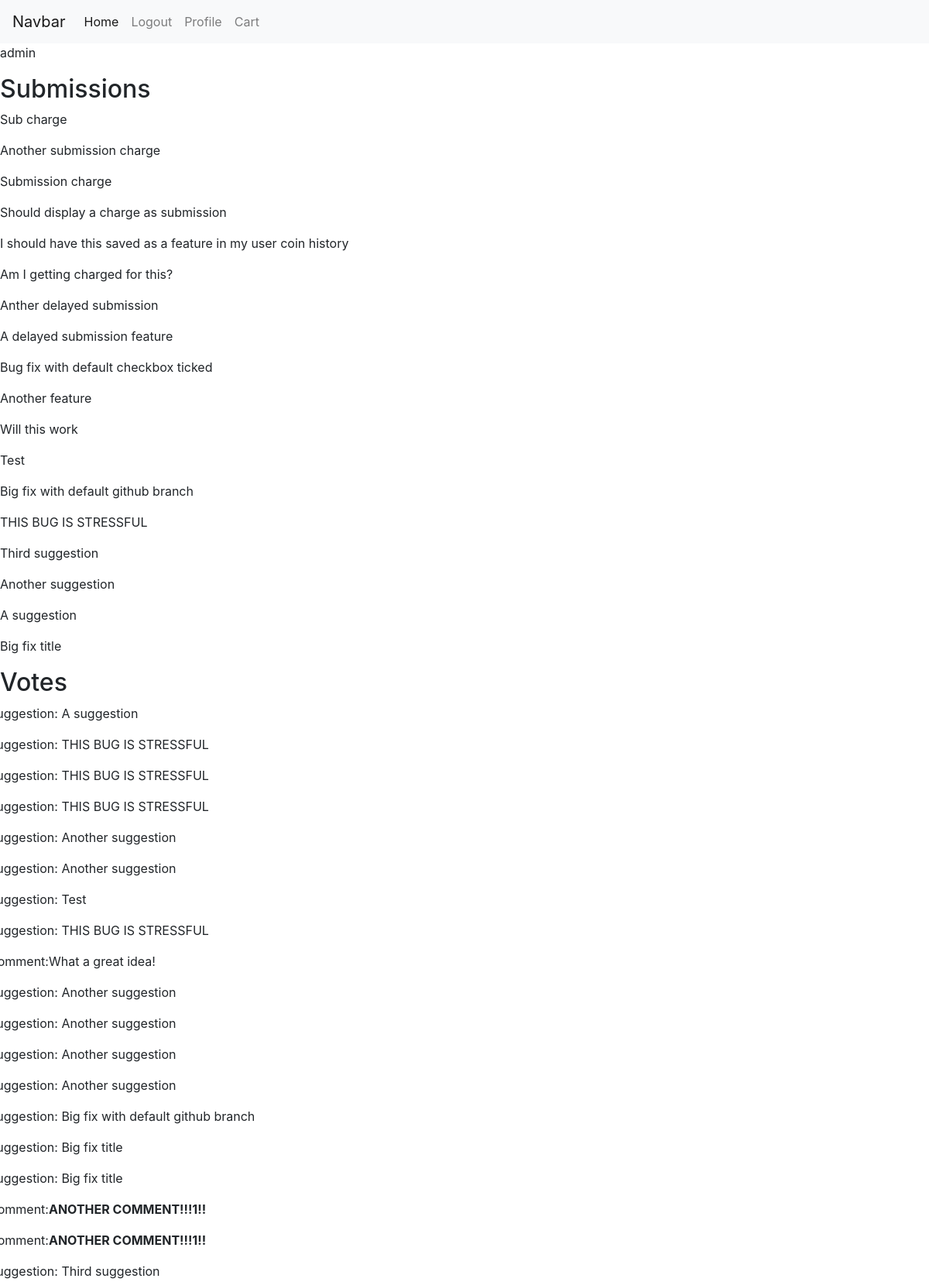
/user/1 (signed in, upper part), run on the app's committed database.
### accounts/models.py (models this page shows)
class User(AbstractUser):
    USERNAME_FIELD = "email"
    email = models.EmailField(('email address'), blank=False, unique=True)
    REQUIRED_FIELDS = []
    def __str__(self):
        return self.username

### usersuggestions/models.py (models this page shows, shortened)
class Suggestion(models.Model):
    suggestion_choices = ((True, 'Feature'), (False, 'Bug Fix'))
    is_feature = models.BooleanField(blank=False, default=False, choices=suggestion_choices)
    user = models.ForeignKey(User, null=False, on_delete=models.PROTECT)
    title = models.CharField(max_length=200, blank=False)
    details = RichTextUploadingField()
    date_time = models.DateTimeField(auto_now_add=True)
    delay_submission = models.BooleanField(null=False, blank=True, default=False)

class Upvote(models.Model):
    user = models.ForeignKey(User, null=False, on_delete=models.PROTECT)
    suggestion = models.ForeignKey(Suggestion, null=True, on_delete=models.CASCADE)
    comment = models.ForeignKey(Comment, null=True, on_delete=models.CASCADE)
    date_time = models.DateTimeField(auto_now_add=True)

class Comment(models.Model):
    user = models.ForeignKey(User, null=False, on_delete=models.PROTECT)
    suggestion = models.ForeignKey(Suggestion, null=False, on_delete=models.CASCADE)
    admin_page_comment= models.BooleanField(blank=False, default=False)
    comment = RichTextUploadingField()
    date_time = models.DateTimeField(auto_now_add=True)

### usersuggestions/views.py (the view)
# urls.py: url(r'^user/(?P<user_id>\d+)$', render_userpage, name='userpage'),
@login_required()
def render_userpage(request, user_id):
    user = get_object_or_404(User, id=user_id)
    if request.user == user:
        values = get_userpage_values(user)
        return render(request, "userpage.html", {"user": user, "favorites": values["favorites"],
            "votes": values["votes"], "purchases": values["purchases"],
            "coin_history": values["coin_history"], "suggestions" : values["suggestions"]
        })
    else:
        return redirect("home")

### market/cart.py (called while the page is built)
    def __len__(self):
        return sum(item['quantity'] for item in self.cart.values())

### market/contexts.py (called while the page is built)
def cart(request):
    return {'cart': Cart(request)}

### market/models.py (called while the page is built)
    def __str__(self):
        return self.name

    def __str__(self):
        return "{0}: {1}".format(self.user, self.coins_change)

### usersuggestions/helpers.py (called while the page is built)
def get_userpage_values(user):
    favorites = UserFavorites.objects.filter(user=user)
    votes =  Upvote.objects.filter(user=user).order_by("-date_time")
    purchases = Order.objects.filter(user=user).order_by("-date_time")
    coin_history = UserCoinHistory.objects.filter(user=user).order_by("-date_time")
    suggestions = Suggestion.objects.filter(user=user).order_by("-date_time")
    for purchase in purchases:
        purchase.items = OrderItem.objects.filter(order=purchase)
        purchase.total_cost = 0
        for item in purchase.items:
            purchase.total_cost += item.total_purchase_price
    values_dictionary = {"favorites": favorites, "purchases": purchases,
        "coin_history": coin_history, "votes": votes, "suggestions": suggestions
    }
    return values_dictionary

### usersuggestions/templates/userpage.html (shortened to what this page needs)
{% extends 'base.html' %}
{% block content %}
<p>{{ user }}</p>
<h2>Submissions</h2>
{% if suggestions|length == 0 %}
<p>You have not submitted any suggestions</p>
{% else %}
{% for suggestion in suggestions %}
<p>{{ suggestion.title }}</p>
{% endfor %}
{% endif %}
<h2>Votes</h2>
{% if votes|length == 0 %}
<p>You have not cast any votes</p>
{% else %}
{% for vote in votes %}
<div class="row">
{% if vote.suggestion %}
<p>Suggestion: {{ vote.suggestion.title }}</p>
{% else %}
<p>Comment: {{  vote.comment.comment|safe }}</p>
{% endif %}
</div>
{% endfor %}
{% endif %}
{% endblock %}

### data on the page
User: username "admin"
Suggestion: title "Sub charge"
Suggestion: title "Another submission charge"
Suggestion: title "Submission charge"
Suggestion: title "Should display a charge as submission"
Suggestion: title "I should have this saved as a feature in my user coin history"
Suggestion: title "Am I getting charged for this?"
Suggestion: title "Anther delayed submission"
Suggestion: title "A delayed submission feature"
Suggestion: title "Bug fix with default checkbox ticked"
Suggestion: title "Another feature"
Suggestion: title "Will this work"
Suggestion: title "Test"
Suggestion: title "Big fix with default github branch"
Suggestion: title "THIS BUG IS STRESSFUL"
Suggestion: title "Third suggestion"
Suggestion: title "Another suggestion"
Suggestion: title "A suggestion"
Suggestion: title "Big fix title"
Upvote: suggestion "A suggestion"
Upvote: suggestion "THIS BUG IS STRESSFUL"
Upvote: suggestion "THIS BUG IS STRESSFUL"
Upvote: suggestion "THIS BUG IS STRESSFUL"
Upvote: suggestion "Another suggestion"
Upvote: suggestion "Another suggestion"
Upvote: suggestion "Test"
Upvote: suggestion "THIS BUG IS STRESSFUL"
Upvote: comment.comment "What a great idea!"
Upvote: suggestion "Another suggestion"
Upvote: suggestion "Another suggestion"
Upvote: suggestion "Another suggestion"
Upvote: suggestion "Another suggestion"
Upvote: suggestion "Big fix with default github branch"
Upvote: suggestion "Big fix title"
Upvote: suggestion "Big fix title"
Upvote: comment.comment "ANOTHER COMMENT!!!1!!"
Upvote: comment.comment "ANOTHER COMMENT!!!1!!"
Upvote: suggestion "Third suggestion"
